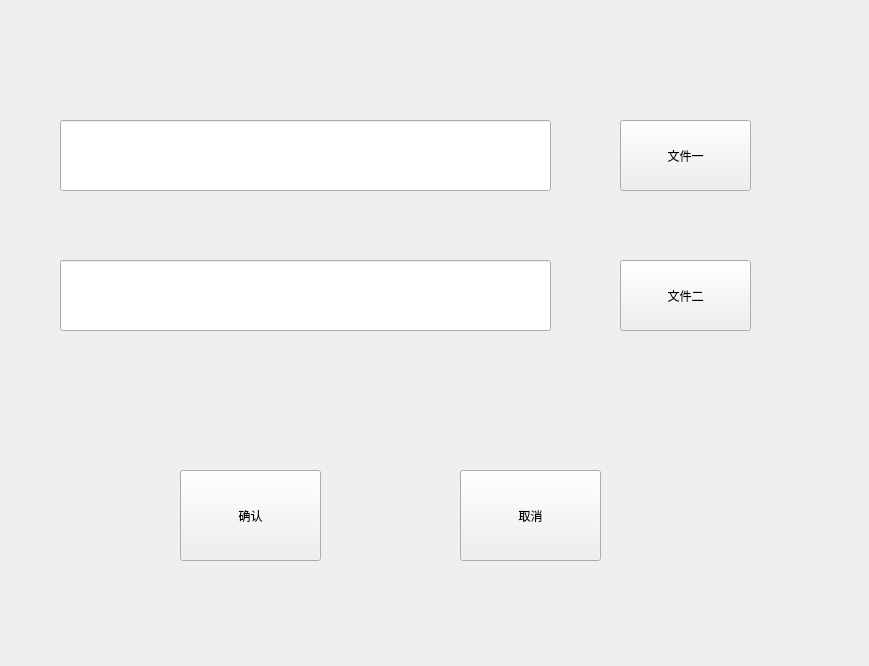
<?xml version="1.0" encoding="UTF-8"?>
<ui version="4.0">
 <class>Form</class>
 <widget class="QWidget" name="Form">
  <property name="geometry">
   <rect>
    <x>0</x>
    <y>0</y>
    <width>869</width>
    <height>666</height>
   </rect>
  </property>
  <property name="windowTitle">
   <string>Form</string>
  </property>
  <widget class="QLineEdit" name="lineEdit">
   <property name="geometry">
    <rect>
     <x>60</x>
     <y>120</y>
     <width>491</width>
     <height>71</height>
    </rect>
   </property>
  </widget>
  <widget class="QLineEdit" name="lineEdit_3">
   <property name="geometry">
    <rect>
     <x>60</x>
     <y>260</y>
     <width>491</width>
     <height>71</height>
    </rect>
   </property>
  </widget>
  <widget class="QPushButton" name="pushButton">
   <property name="geometry">
    <rect>
     <x>620</x>
     <y>120</y>
     <width>131</width>
     <height>71</height>
    </rect>
   </property>
   <property name="text">
    <string>文件一</string>
   </property>
  </widget>
  <widget class="QPushButton" name="pushButton_2">
   <property name="geometry">
    <rect>
     <x>620</x>
     <y>260</y>
     <width>131</width>
     <height>71</height>
    </rect>
   </property>
   <property name="text">
    <string>文件二</string>
   </property>
  </widget>
  <widget class="QPushButton" name="pushButton_3">
   <property name="geometry">
    <rect>
     <x>180</x>
     <y>470</y>
     <width>141</width>
     <height>91</height>
    </rect>
   </property>
   <property name="text">
    <string>确认</string>
   </property>
  </widget>
  <widget class="QPushButton" name="pushButton_4">
   <property name="geometry">
    <rect>
     <x>460</x>
     <y>470</y>
     <width>141</width>
     <height>91</height>
    </rect>
   </property>
   <property name="text">
    <string>取消</string>
   </property>
  </widget>
 </widget>
 <resources/>
 <connections/>
</ui>
